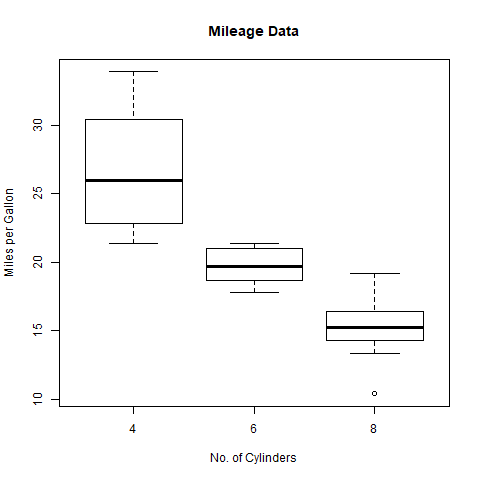

The R source for this figure:
input <- mtcars[,c("mpg","cyl")]
print(head(input))

png(file = "boxplot.png")

boxplot(mpg ~ cyl, data = mtcars, xlab ="No. of Cylinders", ylab = "Miles per Gallon", main = "Mileage Data")

dev.off()

png(file = "box_plot_with_notch.png")

boxplot( mpg ~ cyl, data = mtcars,
	xlab = "No. of Cylinders",
	ylab = "Miles per Gallon",
	main = "Mileage Data",
	notch = TRUE,
	varwidth = TRUE,
	col = c("Green", "yellow", "Purple"),
	names = c("High","Medium","Low")
)

dev.off()